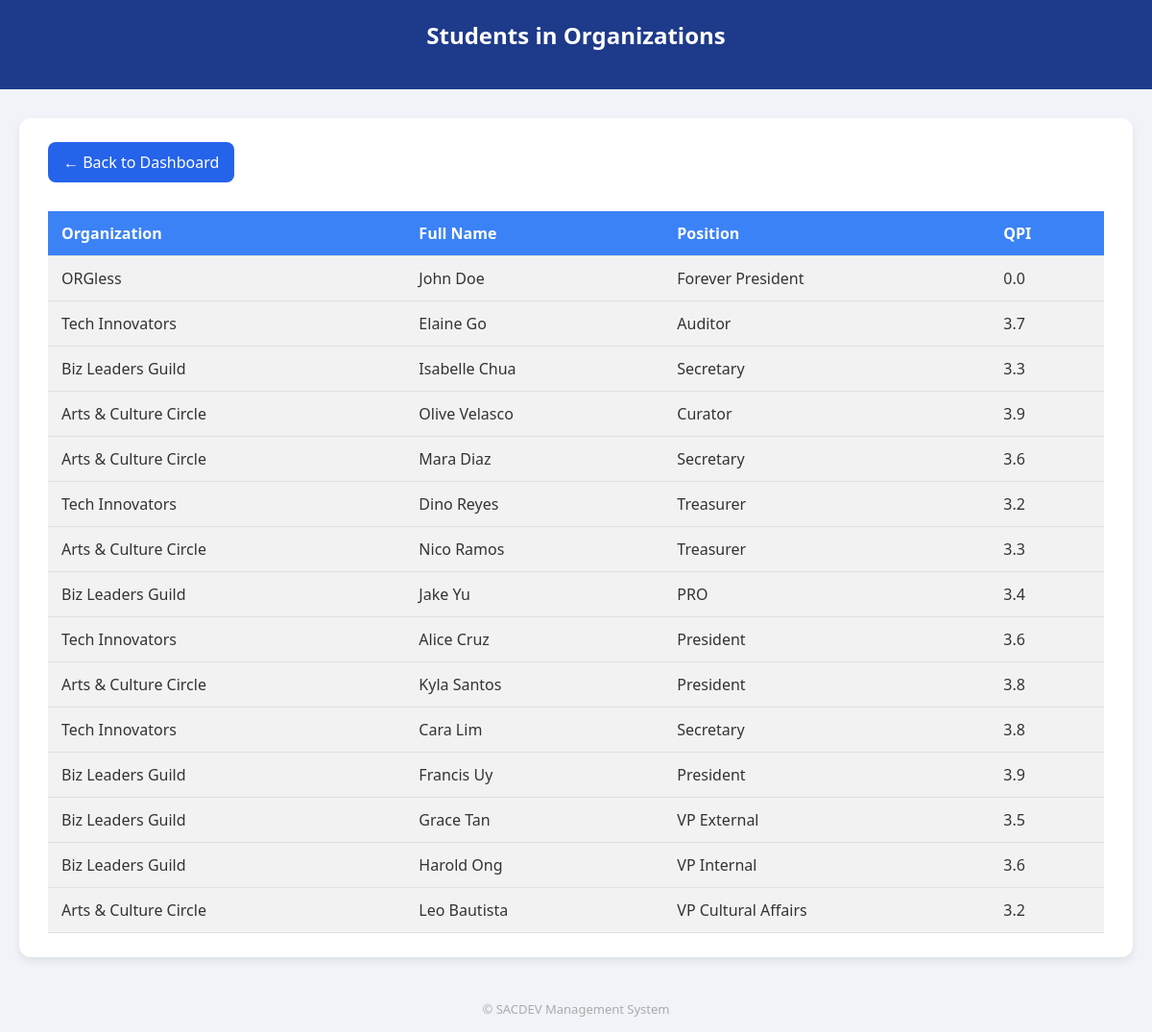
The app's page /students_orgs, older data.
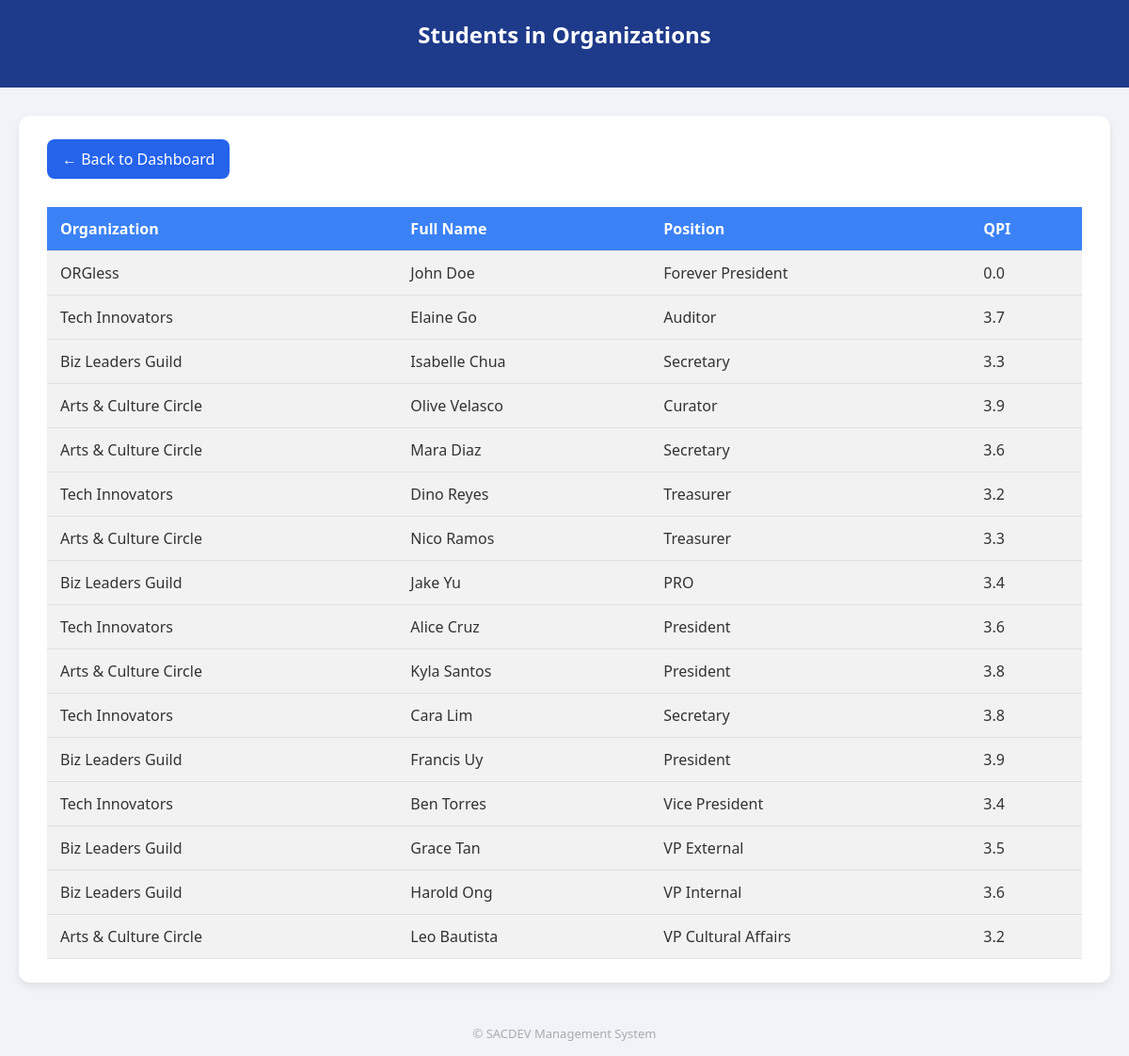
The same page, newer data.
### tables this page shows
CREATE TABLE members (
        id INTEGER PRIMARY KEY AUTOINCREMENT,
        org_id INTEGER,
        full_name TEXT,
        position TEXT,
        email TEXT,
        contact_no TEXT,
        sex TEXT,
        qpi REAL,
        course TEXT,
        year_level TEXT,
        college TEXT,
        FOREIGN KEY (org_id) REFERENCES organizations(id)
    );

CREATE TABLE organizations (
        id INTEGER PRIMARY KEY AUTOINCREMENT,
        name TEXT NOT NULL,
        description TEXT,
        mission TEXT,
        vision TEXT,
        status TEXT DEFAULT 'Pending'
    );

### app.py (the view)
@app.route('/students_orgs')
def students_orgs():
    try:
        conn = sqlite3.connect('database/users.db')
        conn.row_factory = sqlite3.Row
        c = conn.cursor()
        c.execute('''
            SELECT o.name AS org_name, m.*
            FROM members m
            JOIN organizations o ON m.org_id = o.id
        ''')
        students = c.fetchall()
        conn.close()
        return render_template('students_orgs.html', students=students)
    except Exception as e:
        import traceback
        return f"<pre>{traceback.format_exc()}</pre>"

### app.py (called while the page is built)
@app.teardown_appcontext
def close_connection(exception):
    db = getattr(g, '_database', None)
    if db is not None:
        db.close()

### templates/students_orgs.html (shortened to what this page needs)
<!DOCTYPE html>
<html lang="en">
<head>
</head>
<body>
    <div class="header">
        <h1>Students in Organizations</h1>
    </div>
    <div class="container">
        <a href="http://127.0.0.1:5000/sacdev_dashboard" class="back-button">← Back to Dashboard</a>
        {% if students %}
        <table>
            <thead>
                <tr>
                    <th>Organization</th>
                    <th>Full Name</th>
                    <th>Position</th>
                    <th>QPI</th>
                </tr>
            </thead>
            <tbody>
                {% for student in students %}
                <tr class="expand-toggle">
                    <td>{{ student['org_name'] }}</td>
                    <td>{{ student['full_name'] }}</td>
                    <td>{{ student['position'] }}</td>
                    <td>{{ student['qpi'] }}</td>
                </tr>
                {% endfor %}
            </tbody>
        </table>
        {% else %}
        <p>No student organization data available.</p>
        {% endif %}
    </div>
    <div class="footer">
        &copy; {{ year }} SACDEV Management System
    </div>
</body>
</html>

### templates/students_orgs.html (style rules this page uses)
body { font-family: 'Segoe UI', Tahoma, Geneva, Verdana, sans-serif; background-color: #f0f4f8; color: #333; margin: 0; padding: 0; }
.header { background-color: #1e3a8a; padding: 20px; color: #fff; text-align: center; }
.container { max-width: 1100px; margin: 30px auto; background-color: #ffffff; padding: 25px 30px; box-shadow: 0 4px 8px rgba(0, 0, 0, 0.08); border-radius: 12px; }
h1 { margin: 0 0 20px 0; font-size: 24px; }
.back-button { display: inline-block; margin-bottom: 20px; padding: 10px 16px; background-color: #2563eb; color: white; text-decoration: none; border-radius: 8px; font-weight: 500; transition: background-color 0.3s ease; }
table { width: 100%; border-collapse: collapse; margin-top: 10px; }
th, td { padding: 12px 14px; border-bottom: 1px solid #e0e0e0; text-align: left; }
th { background-color: #3b82f6; color: white; font-weight: 600; }
tr.expand-toggle { background-color: #f2f2f2; }
.footer { text-align: center; padding: 15px; color: #aaa; font-size: 13px; }

Row changes from the older to the newer data that the page shows:
added members: org_name "Tech Innovators", full_name "Ben Torres", position "Vice President", qpi "3.4"
